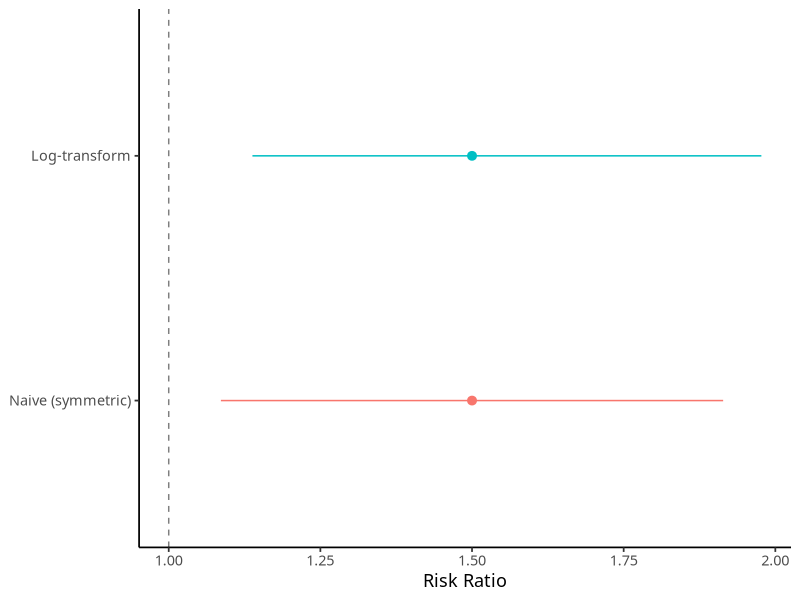

Write the R code that produced this figure.
## ---- chunk 1
#| label: fig-ci-comparison
#| fig-cap: "RR の 95% 信頼区間。対数変換による非対称な区間と、素朴な対称の区間の比較。"
#| echo: false
#| message: false
library(tidyverse)

tribble(
  ~method,              ~rr,   ~lower, ~upper,
  "Log-transform",      1.500, 1.138,  1.977,
  "Naive (symmetric)",  1.500, 1.086,  1.914
) |>
  mutate(method = fct_inorder(method) |> fct_rev()) |>
  ggplot(aes(x = rr, y = method, xmin = lower, xmax = upper, color = method)) +
  geom_vline(xintercept = 1, linetype = "dashed", colour = "grey50") +
  geom_pointrange() +
  scale_x_continuous(breaks = scales::breaks_width(0.25)) +
  labs(x = "Risk Ratio", y = NULL) +
  theme_classic(
    base_family = "ubuntu",
    base_size = 13,
  ) +
  theme(legend.position = "none")
